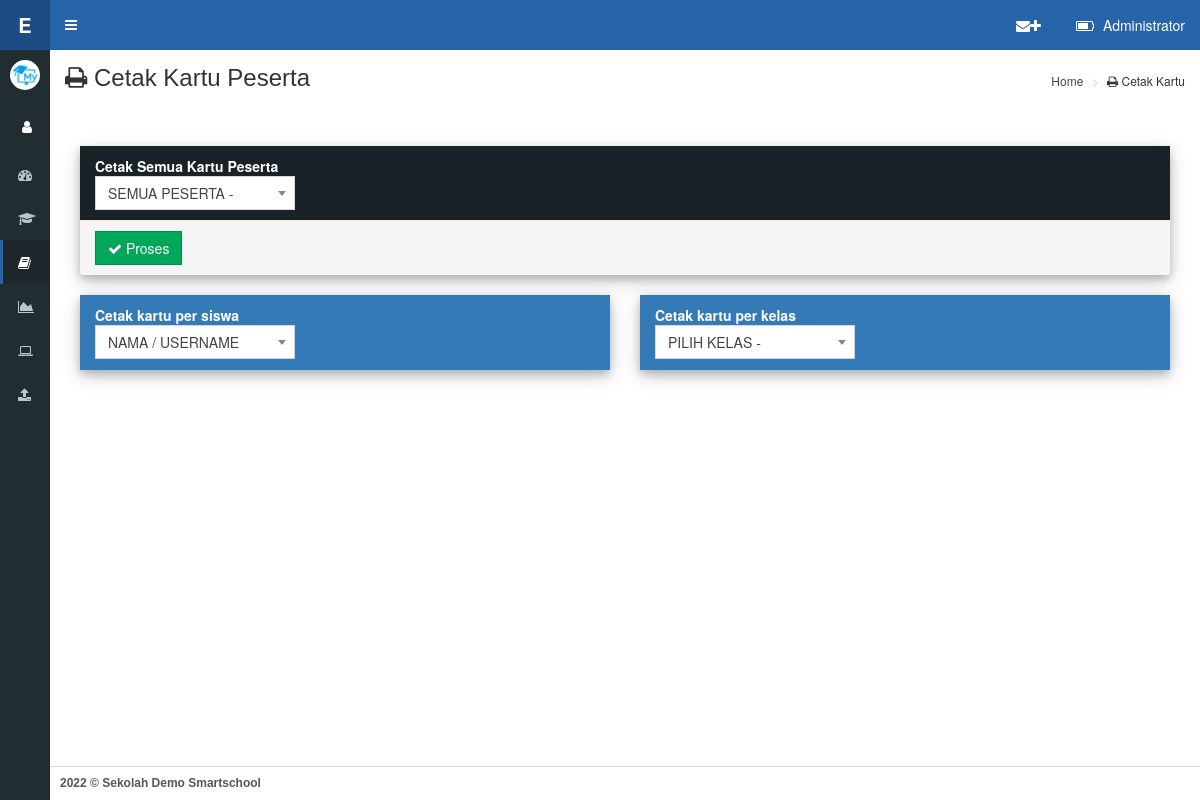
Screenshot of /on-admin/kartuujian.php (signed in) with the database file from the repository.
### tables this page shows
CREATE TABLE `users` (
  `id` int(10) NOT NULL,
  `nip` varchar(100) NOT NULL,
  `nama` varchar(200) NOT NULL,
  `jabatan` text NOT NULL,
  `pass` varchar(255) NOT NULL,
  `Id_User` int(11) NOT NULL DEFAULT '1',
  `Id_Usergroup_User` int(11) NOT NULL DEFAULT '1',
  `foto` varchar(100) DEFAULT NULL,
  `instagram` varchar(100) NOT NULL,
  `youtube` varchar(100) NOT NULL,
  `phone` varchar(20) NOT NULL,
  `admin_su` varchar(2) NOT NULL DEFAULT '0'
);

CREATE TABLE `profil` (
  `id` int(11) NOT NULL,
  `n_sekolah` varchar(30) NOT NULL,
  `sub_n_sekolah` varchar(50) NOT NULL,
  `kepsek` varchar(50) NOT NULL,
  `nip` varchar(20) NOT NULL,
  `kode_sekolah` varchar(30) NOT NULL,
  `logo` varchar(30) NOT NULL,
  `logo_ujian` varchar(30) NOT NULL,
  `kota` varchar(30) NOT NULL,
  `tanggal` text NOT NULL,
  `logo_kota` varchar(30) NOT NULL,
  `web` varchar(30) NOT NULL,
  `bg_login` varchar(30) NOT NULL
);

### on-admin/conn/cek.php (called while the page is built, shortened)
<?php
if (!isset($_SESSION['admin']) || empty($_SESSION['admin'])) {
header('location:../admin/index.php');
} else {
$username=$_SESSION['admin'];
}
?>

### on-admin/conn/fungsi.php (called while the page is built, shortened)
<?php
$query = mysqli_query ($konek, "SELECT * FROM users WHERE nip='$username'");
$ar = mysqli_fetch_array ($query);
$nama=$ar['nama'];
?>

### on-admin/navbar/content_header.php (shortened to what this page needs)
<header class="main-header">
<div class="logo">
<span class="logo-sm">
<b style="color:white;">E CBT <?php echo date ('Y') ?></b></span>
</div>
  <nav class="navbar navbar-static-top" role="navigation">
    <a href="#" class="sidebar-toggle" data-toggle="push-menu" role="button">
    </a>
    <div class="navbar-custom-menu">
      <ul class="nav navbar-nav">
        <li class="dropdown user user-menu">
          <a href="#" class="dropdown-toggle" data-toggle="dropdown">
            <i class="fa fa-battery-three-quarters"></i>
                <span class="hidden-xs" style="text-transform:capitalize;"><?php echo $nama;?></span>
          </a>
        </li>
      </ul>
    </div>
    <div class="navbar-custom-menu">
      <ul class="nav navbar-nav">
        <li class="dropdown user user-menu">
          <a href="pesan.php">
            <i class="fa fa-envelope"><i class="fa fa-plus"></i></i>
          </a>
        </li>
      </ul>
    </div>
  </nav>
</header>

### on-admin/navbar/userpanel.php (shortened to what this page needs)
<?php
$qq = mysqli_query ($konek, "SELECT * FROM profil where id='1'");
						while ($xx = mysqli_fetch_array ($qq)){
                        ?>
		<div class="user-panel">
            <div class="pull-left image">
              <img src="../aset/foto/<?php echo $xx['logo'];?>" class="img-circle" alt="User Image">
            </div>
		  </div>
		  <div class="user-panel">
            <div class="pull-left image">
			<a href="profil.php" data-toggle="tooltip" data-placement="right" title="Profil"><button id="cog" class="btn btn-default btn-md"><i class="fa fa-user"></i></button></a>
            <a href="theme.php" data-placement="right" data-toggle="tooltip" title="setting"><button id="cog" class="btn btn-default"><i class="fa fa-cog"></i></button></a>
            </div>
        </div>
<?php }?>

### on-admin/kartuujian.php (style rules this page uses)
#cog { border-radius:0; background-color:#222d32; color:white; border:0; }

### rows the page displays
users: nama "Administrator"
profil: logo (picture)
